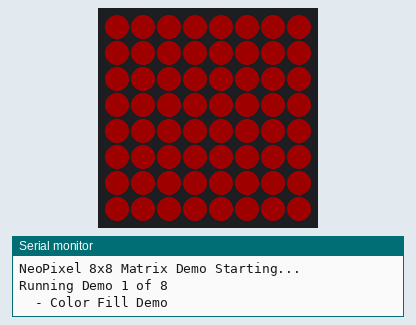
This sketch was run on a simulated Arduino Uno, built with avr-gcc and run on an emulated ATmega328P. On the bench: 8×8 RGB LED matrix (first LED top left, wired row by row), the last lines printed to the serial monitor. Dim RGB values are drawn brighter than linear; random numbers use the default seed unless the sketch sets one.

Above: at 0.1 s.
At 3.1 s:
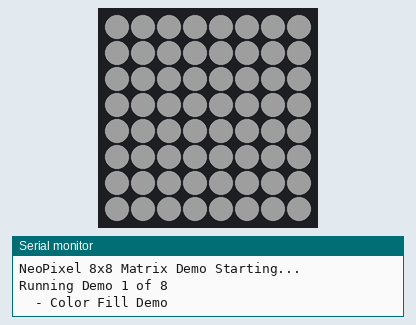
At 15.4 s:
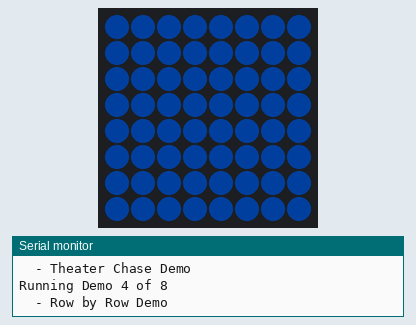
At 20.8 s:
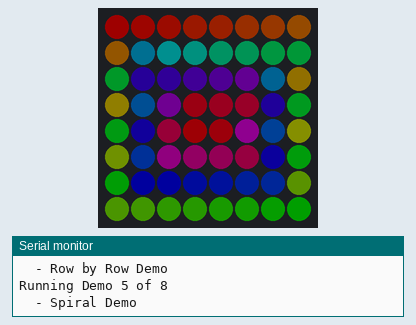
At 29.24 s:
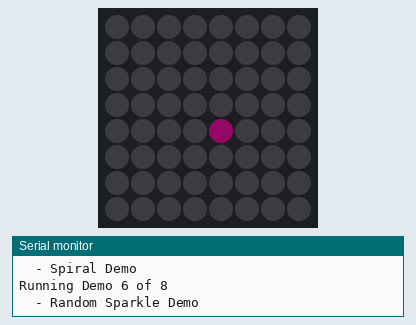
At 39.63 s:
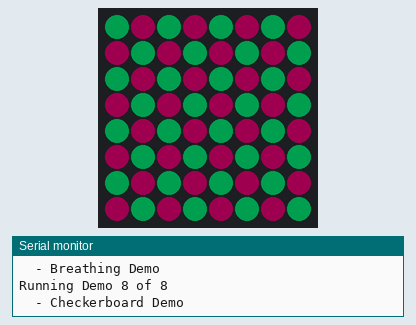

Measured:
- what the display in image 1 shows lasts 0.5 s, from 3.0 s to 3.5 s
- what the display in image 2 shows lasts 0.7 s, from 15.3 s to 16.0 s
- what the display in image 3 shows lasts 1.1 s, from 20.7 s to 21.8 s

The sketch:

NeoPixel_Demo.ino
```cpp
/*
 * NeoPixel 8x8 LED Matrix Demo
 * Demonstrates various capabilities of the Adafruit NeoPixel library
 *
 * Hardware:
 * - Arduino Uno R4 WiFi
 * - 8x8 NeoPixel LED Matrix (WS2812B)
 * - 5V 2A Power Supply
 *
 * Wiring:
 * - Matrix DIN  -> Arduino Pin 6
 * - Matrix +5V  -> 5V Power Supply +
 * - Matrix GND  -> Common Ground (Arduino GND + Power Supply -)
 */

#include <Adafruit_NeoPixel.h>

// Pin and matrix configuration
#define PIN 6
#define ROWS 8
#define COLS 8
#define NUMPIXELS (ROWS * COLS)  // 64 LEDs

// Create NeoPixel object
Adafruit_NeoPixel matrix = Adafruit_NeoPixel(NUMPIXELS, PIN, NEO_GRB + NEO_KHZ800);

// Global variables
int currentDemo = 0;
const int NUM_DEMOS = 8;

void setup() {
  Serial.begin(115200);
  matrix.begin();
  matrix.setBrightness(30);  // Keep brightness low (0-255) to save power
  matrix.show();  // Initialize all pixels to 'off'

  Serial.println("NeoPixel 8x8 Matrix Demo Starting...");
}

void loop() {
  Serial.print("Running Demo ");
  Serial.print(currentDemo + 1);
  Serial.print(" of ");
  Serial.println(NUM_DEMOS);

  switch(currentDemo) {
    case 0:
      demo_colorFill();
      break;
    case 1:
      demo_rainbow();
      break;
    case 2:
      demo_theater();
      break;
    case 3:
      demo_rowByRow();
      break;
    case 4:
      demo_spiral();
      break;
    case 5:
      demo_randomSparkle();
      break;
    case 6:
      demo_breathe();
      break;
    case 7:
      demo_checkerboard();
      break;
  }

  // Move to next demo
  currentDemo = (currentDemo + 1) % NUM_DEMOS;
  delay(1000);  // Pause between demos
}

// ========== DEMO FUNCTIONS ==========

// Demo 1: Fill entire matrix with different colors
void demo_colorFill() {
  Serial.println("  - Color Fill Demo");
  uint32_t colors[] = {
    matrix.Color(255, 0, 0),    // Red
    matrix.Color(0, 255, 0),    // Green
    matrix.Color(0, 0, 255),    // Blue
    matrix.Color(255, 255, 0),  // Yellow
    matrix.Color(255, 0, 255),  // Magenta
    matrix.Color(0, 255, 255),  // Cyan
    matrix.Color(255, 255, 255) // White
  };

  for(int c = 0; c < 7; c++) {
    for(int i = 0; i < NUMPIXELS; i++) {
      matrix.setPixelColor(i, colors[c]);
    }
    matrix.show();
    delay(500);
  }
  clearMatrix();
}

// Demo 2: Rainbow wave effect
void demo_rainbow() {
  Serial.println("  - Rainbow Wave Demo");
  for(int j = 0; j < 256; j++) {
    for(int i = 0; i < NUMPIXELS; i++) {
      matrix.setPixelColor(i, wheel((i * 256 / NUMPIXELS + j) & 255));
    }
    matrix.show();
    delay(20);
  }
  clearMatrix();
}

// Demo 3: Theater chase effect
void demo_theater() {
  Serial.println("  - Theater Chase Demo");
  for(int j = 0; j < 3; j++) {  // 3 cycles
    for(int q = 0; q < 3; q++) {
      for(int i = 0; i < NUMPIXELS; i += 3) {
        matrix.setPixelColor(i + q, matrix.Color(127, 0, 0));  // Red
      }
      matrix.show();
      delay(100);

      for(int i = 0; i < NUMPIXELS; i += 3) {
        matrix.setPixelColor(i + q, 0);  // Turn off
      }
    }
  }
  clearMatrix();
}

// Demo 4: Light up row by row
void demo_rowByRow() {
  Serial.println("  - Row by Row Demo");
  for(int row = 0; row < ROWS; row++) {
    for(int col = 0; col < COLS; col++) {
      int pixel = getPixelIndex(row, col);
      matrix.setPixelColor(pixel, matrix.Color(0, 100, 255));
    }
    matrix.show();
    delay(200);
  }
  delay(500);

  // Turn off row by row
  for(int row = 0; row < ROWS; row++) {
    for(int col = 0; col < COLS; col++) {
      int pixel = getPixelIndex(row, col);
      matrix.setPixelColor(pixel, 0);
    }
    matrix.show();
    delay(200);
  }
}

// Demo 5: Spiral pattern from center
void demo_spiral() {
  Serial.println("  - Spiral Demo");
  clearMatrix();

  // Simple spiral sequence (clockwise from outside)
  int sequence[] = {
    0, 1, 2, 3, 4, 5, 6, 7,
    15, 23, 31, 39, 47, 55, 63, 62,
    61, 60, 59, 58, 57, 56, 48, 40,
    32, 24, 16, 8, 9, 10, 11, 12,
    13, 14, 22, 30, 38, 46, 54, 53,
    52, 51, 50, 49, 41, 33, 25, 17,
    18, 19, 20, 21, 29, 37, 45, 44,
    43, 42, 34, 26, 27, 28, 36, 35
  };

  for(int i = 0; i < NUMPIXELS; i++) {
    matrix.setPixelColor(sequence[i], wheel(i * 4));
    matrix.show();
    delay(30);
  }
  delay(1000);
  clearMatrix();
}

// Demo 6: Random sparkle effect
void demo_randomSparkle() {
  Serial.println("  - Random Sparkle Demo");
  for(int i = 0; i < 200; i++) {  // 200 sparkles
    int pixel = random(NUMPIXELS);
    int r = random(256);
    int g = random(256);
    int b = random(256);

    matrix.setPixelColor(pixel, matrix.Color(r, g, b));
    matrix.show();
    delay(30);
    matrix.setPixelColor(pixel, 0);  // Turn off
  }
  clearMatrix();
}

// Demo 7: Breathing effect
void demo_breathe() {
  Serial.println("  - Breathing Demo");

  for(int cycle = 0; cycle < 3; cycle++) {
    // Fade in
    for(int brightness = 0; brightness <= 255; brightness += 5) {
      for(int i = 0; i < NUMPIXELS; i++) {
        matrix.setPixelColor(i, matrix.Color(0, brightness / 4, brightness / 2));
      }
      matrix.show();
      delay(20);
    }

    // Fade out
    for(int brightness = 255; brightness >= 0; brightness -= 5) {
      for(int i = 0; i < NUMPIXELS; i++) {
        matrix.setPixelColor(i, matrix.Color(0, brightness / 4, brightness / 2));
      }
      matrix.show();
      delay(20);
    }
  }
  clearMatrix();
}

// Demo 8: Animated checkerboard pattern
void demo_checkerboard() {
  Serial.println("  - Checkerboard Demo");

  for(int frame = 0; frame < 10; frame++) {
    for(int row = 0; row < ROWS; row++) {
      for(int col = 0; col < COLS; col++) {
        int pixel = getPixelIndex(row, col);

        // Alternate pattern based on row, col, and frame
        if((row + col + frame) % 2 == 0) {
          matrix.setPixelColor(pixel, matrix.Color(255, 0, 128));
        } else {
          matrix.setPixelColor(pixel, matrix.Color(0, 255, 128));
        }
      }
    }
    matrix.show();
    delay(300);
  }
  clearMatrix();
}

// ========== HELPER FUNCTIONS ==========

// Get pixel index from row and column (assumes zigzag wiring pattern)
// Adjust this based on your specific matrix wiring
int getPixelIndex(int row, int col) {
  // Standard zigzag pattern: even rows go left-to-right, odd rows go right-to-left
  if(row % 2 == 0) {
    return row * COLS + col;
  } else {
    return row * COLS + (COLS - 1 - col);
  }
}

// Rainbow color wheel function (0-255)
uint32_t wheel(byte wheelPos) {
  wheelPos = 255 - wheelPos;
  if(wheelPos < 85) {
    return matrix.Color(255 - wheelPos * 3, 0, wheelPos * 3);
  }
  if(wheelPos < 170) {
    wheelPos -= 85;
    return matrix.Color(0, wheelPos * 3, 255 - wheelPos * 3);
  }
  wheelPos -= 170;
  return matrix.Color(wheelPos * 3, 255 - wheelPos * 3, 0);
}

// Clear all LEDs
void clearMatrix() {
  for(int i = 0; i < NUMPIXELS; i++) {
    matrix.setPixelColor(i, 0);
  }
  matrix.show();
}
```
